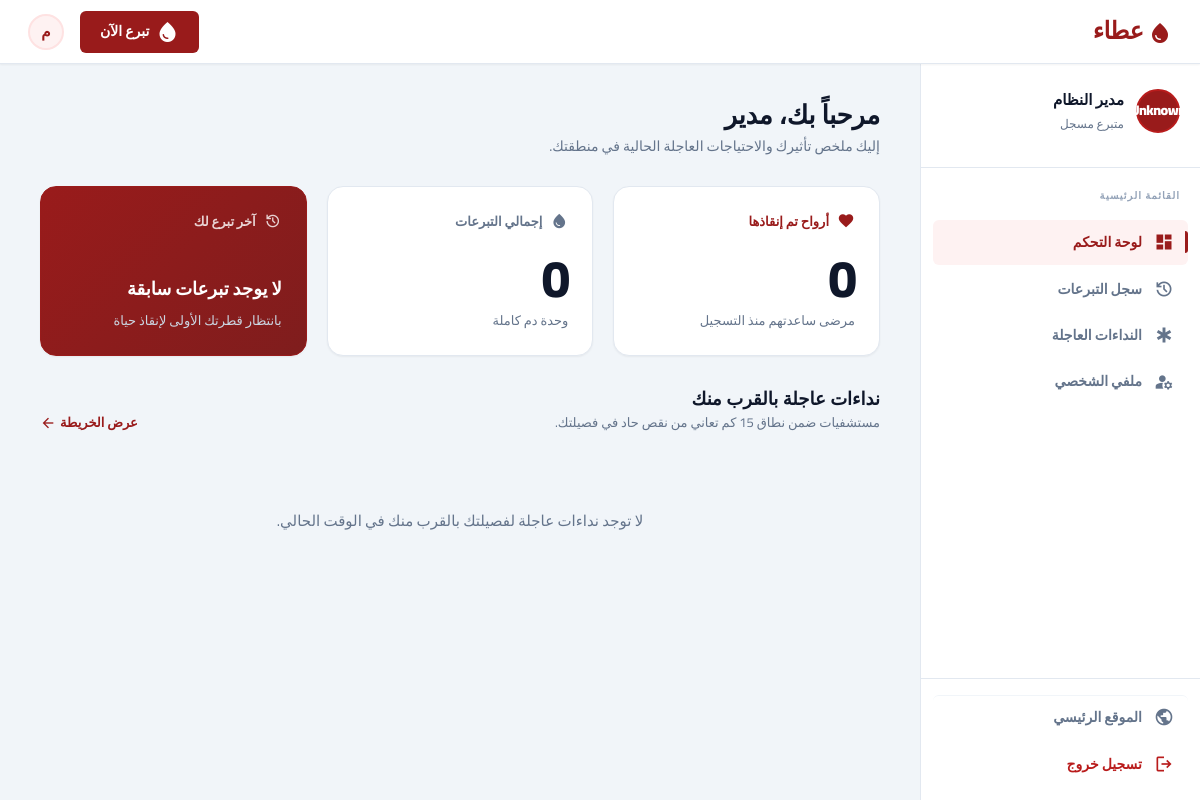
The app's page /dashboards/donor/index.php (signed in) with its own data.
### tables this page shows
CREATE TABLE `users` (
  `id` int(11) NOT NULL,
  `name` varchar(100) NOT NULL,
  `email` varchar(150) NOT NULL,
  `password_hash` varchar(255) NOT NULL,
  `phone` varchar(20) NOT NULL,
  `gender` enum('male','female','unknown') DEFAULT 'unknown',
  `role` enum('donor','patient','admin') NOT NULL DEFAULT 'donor',
  `blood_type` enum('A+','A-','B+','B-','AB+','AB-','O+','O-','Unknown') DEFAULT 'Unknown',
  `latitude` decimal(10,8) DEFAULT NULL,
  `longitude` decimal(11,8) DEFAULT NULL,
  `points` int(11) DEFAULT 0,
  `created_at` timestamp NOT NULL DEFAULT current_timestamp()
);

### dashboards/donor/index.php (the view, shortened to what this page needs)
<?php
require_once '../../includes/donor_header.php';
$stmt = $pdo->prepare("SELECT name, blood_type, points, latitude, longitude, gender FROM users WHERE id = ?");
$stmt->execute([$_SESSION['user_id']]);
$user_info = $stmt->fetch();
$stmt = $pdo->prepare("SELECT COUNT(*) as total, SUM(units_donated) as units FROM donations WHERE donor_id = ? AND status = 'completed'");
$stmt->execute([$_SESSION['user_id']]);
$stats = $stmt->fetch();
$stmt = $pdo->prepare("
    SELECT d.created_at, f.name as facility_name
    FROM donations d
    JOIN blood_requests br ON d.request_id = br.id
    JOIN facilities f ON br.facility_id = f.id
    WHERE d.donor_id = ? AND d.status = 'completed'
    ORDER BY d.created_at DESC LIMIT 1
");
$stmt->execute([$_SESSION['user_id']]);
$last_donation = $stmt->fetch();
$is_eligible = true;
$next_eligible_date = null;
$user_lat = $user_info['latitude'] ?: 0;
$user_lng = $user_info['longitude'] ?: 0;
$urgent_requests = [];
if ($is_eligible) {
    $stmt = $pdo->prepare("
        SELECT br.*, f.name as facility_name,
        ( 6371 * acos( cos( radians(?) ) * cos( radians( f.latitude ) )
        * cos( radians( f.longitude ) - radians(?) ) + sin( radians(?) )
        * sin( radians( f.latitude ) ) ) ) AS distance
        FROM blood_requests br
        JOIN facilities f ON br.facility_id = f.id
        WHERE br.status = 'open'
          AND br.blood_type = ?
          AND NOT EXISTS (
              SELECT 1 FROM donations d
              WHERE d.request_id = br.id
                AND d.donor_id = ?
                AND d.status IN ('pending', 'completed', 'approved')
          )
        ORDER BY br.urgency_level DESC, distance ASC, br.created_at DESC
        LIMIT 4
    ");
    $stmt->execute([$user_lat, $user_lng, $user_lat, $user_info['blood_type'], $_SESSION['user_id']]);
    $urgent_requests = $stmt->fetchAll();
}
?>
<div class="db-page-header">
    <h1 class="db-page-title">مرحباً بك، <?php echo htmlspecialchars(explode(' ', $user_info['name'])[0]); ?></h1>
    <p class="db-page-subtitle">إليك ملخص تأثيرك والاحتياجات العاجلة الحالية في منطقتك.</p>
</div>
<div class="bento mb-lg">
    <div class="stat-card">
        <div class="stat-card__label">
            <span class="material-symbols-outlined">favorite</span>
            أرواح تم إنقاذها
        </div>
        <div>
            <div class="stat-card__number"><?php echo number_format($user_info['points']); ?></div>
            <p class="stat-card__desc">مرضى ساعدتهم منذ التسجيل</p>
        </div>
    </div>
    <div class="stat-card">
        <div class="stat-card__label stat-card__label--muted">
            <span class="material-symbols-outlined">water_drop</span>
            إجمالي التبرعات
        </div>
        <div>
            <div class="stat-card__number"><?php echo number_format($stats['total']); ?></div>
            <p class="stat-card__desc">وحدة دم كاملة</p>
        </div>
    </div>
    <div class="stat-card stat-card--dark">
        <div class="stat-card__top-row">
            <div class="stat-card__label">
                <span class="material-symbols-outlined">history</span>
                آخر تبرع لك
            </div>
        </div>
        <div>
            <?php if ($last_donation): ?>
                <div class="stat-card__appt-time"><?php echo date('Y/m/d', strtotime($last_donation['created_at'])); ?>
                </div>
                <p class="stat-card__desc" style="color: #cbd5e1;">
                    <?php echo htmlspecialchars($last_donation['facility_name']); ?></p>
            <?php else: ?>
                <div class="stat-card__appt-time" style="font-size: 18px;">لا يوجد تبرعات سابقة</div>
                <p class="stat-card__desc" style="color: #cbd5e1;">بانتظار قطرتك الأولى لإنقاذ حياة</p>
            <?php endif; ?>
        </div>
    </div>
</div>
<div class="mb-lg">
    <div class="section-header">
        <div>
            <h2 class="section-header__title">نداءات عاجلة بالقرب منك</h2>
            <p class="section-header__sub">مستشفيات ضمن نطاق 15 كم تعاني من نقص حاد في فصيلتك.</p>
        </div>
        <a href="<?php echo BASE_URL; ?>/dashboards/donor/urgent.php" class="section-header__link">
            عرض الخريطة <span class="material-symbols-outlined">arrow_back</span>
        </a>
    </div>
    <div class="bento bento--2col">
        <?php if (!$is_eligible): ?>
            <div class="empty-state col-span-full" style="background: #fffbeb; border: 1px solid #fde68a;">
                <span class="material-symbols-outlined text-warning mb-sm" style="font-size: 32px;">health_and_safety</span>
                <h3 class="font-bold mb-xs">فترة نقاهة طبية</h3>
                <p class="text-secondary text-sm">
                    حفاظاً على صحتك، لا يمكنك التبرع بالدم حالياً.
                    ستكون مؤهلاً للتبرع مجدداً ابتداءً من تاريخ <strong
                        dir="ltr"><?php echo $next_eligible_date; ?></strong>.
                </p>
            </div>
        <?php else: ?>
            <div class="empty-state col-span-full">
                لا توجد نداءات عاجلة لفصيلتك بالقرب منك في الوقت الحالي.
            </div>
        <?php endif; ?>
    </div>
</div>
<?php require_once '../../includes/donor_footer.php'; ?>

### includes/donor_header.php (shortened to what this page needs)
<?php
require_once 'db_connect.php';
$stmt = $pdo->prepare("SELECT name, blood_type FROM users WHERE id = ?");
$stmt->execute([$_SESSION['user_id']]);
$donor_header_info = $stmt->fetch();
$first_name   = explode(' ', $donor_header_info['name'])[0];
$current_page = basename($_SERVER['PHP_SELF']);
?>
<!DOCTYPE html>
<html lang="ar" dir="rtl">
<head>
    <link rel="stylesheet" href="<?php echo BASE_URL; ?>/assets/css/style.css?v=24">
</head>
<body class="admin-page">
<div class="db-topbar">
    <div class="db-topbar__inner">
        <div class="db-topbar__start">
            <a href="<?php echo BASE_URL; ?>/index.php" class="db-topbar__brand">
                <span class="material-symbols-outlined">water_drop</span>
                عطاء
            </a>
        </div>
        <div class="db-topbar__actions">
            <a href="<?php echo BASE_URL; ?>/dashboards/donor/urgent.php" class="db-topbar__donate">
                <span class="material-symbols-outlined">water_drop</span>
                تبرع الآن
            </a>
            <div class="db-topbar__avatar">
                <?php echo mb_substr($first_name, 0, 1, "UTF-8"); ?>
            </div>
        </div>
    </div>
</div>
<div class="db-layout">
    <aside class="db-sidebar" id="adminSidebar">
        <div class="db-sidebar__profile">
            <div class="db-sidebar__profile-row">
                <div class="db-sidebar__profile-avatar db-sidebar__profile-avatar--blood">
                    <?php echo htmlspecialchars($donor_header_info['blood_type'] ?: '?'); ?>
                </div>
                <div class="db-sidebar__profile-info">
                    <div class="db-sidebar__profile-name"><?php echo htmlspecialchars($donor_header_info['name']); ?></div>
                    <div class="db-sidebar__profile-role">متبرع مسجل</div>
                </div>
            </div>
        </div>
        <p class="db-sidebar__section-title">القائمة الرئيسية</p>
        <nav class="db-sidebar__nav">
            <a href="<?php echo BASE_URL; ?>/dashboards/donor/index.php"
               class="db-sidebar__link <?php echo ($current_page == 'index.php') ? 'is-active' : ''; ?>">
                <span class="material-symbols-outlined">dashboard</span>
                لوحة التحكم
            </a>
            <a href="<?php echo BASE_URL; ?>/dashboards/donor/history.php"
               class="db-sidebar__link <?php echo ($current_page == 'history.php') ? 'is-active' : ''; ?>">
                <span class="material-symbols-outlined">history</span>
                سجل التبرعات
            </a>
            <a href="<?php echo BASE_URL; ?>/dashboards/donor/urgent.php"
               class="db-sidebar__link <?php echo ($current_page == 'urgent.php') ? 'is-active' : ''; ?>">
                <span class="material-symbols-outlined">emergency</span>
                النداءات العاجلة
            </a>
            <a href="<?php echo BASE_URL; ?>/dashboards/donor/profile.php"
               class="db-sidebar__link <?php echo ($current_page == 'profile.php') ? 'is-active' : ''; ?>">
                <span class="material-symbols-outlined">manage_accounts</span>
                ملفي الشخصي
            </a>
        </nav>
        <div class="db-sidebar__footer">
            <a href="<?php echo BASE_URL; ?>/index.php" class="db-sidebar__link db-sidebar__link--home">
                <span class="material-symbols-outlined">public</span>
                الموقع الرئيسي
            </a>
            <a href="<?php echo BASE_URL; ?>/auth/logout.php"
               class="db-sidebar__link db-sidebar__link--danger"
               data-logout>
                <span class="material-symbols-outlined">logout</span>
                تسجيل خروج
            </a>
        </div>
    </aside>
    <main class="db-main">

### assets/css/style.css (style rules this page uses)
*, *::before, *::after { margin: 0; padding: 0; box-sizing: border-box; }
html { scroll-behavior: smooth; }
body { font-family: var(--font-body); background-color: var(--bg-main); color: var(--text-primary); direction: rtl; line-height: 1.6; min-height: 100vh; display: flex; flex-direction: column; -webkit-font-smoothing: antialiased; }
h1, h2, h3, h4, h5, h6 { font-family: var(--font-heading); font-weight: 700; line-height: 1.2; }
.material-symbols-outlined { font-variation-settings: 'FILL' 1, 'wght' 400, 'GRAD' 0, 'opsz' 24; vertical-align: middle; }
.admin-page { background-color: var(--slate-100, #f1f5f9); }

### assets/css/variables.css (style rules this page uses)
:root { --primary: #b52619; --primary-light: #ff5449; --primary-dark: #8b0000; --primary-bg: #ffebe9; --secondary: #5d5e66; --secondary-bg: #f3f3f4; --error: #ba1a1a; --error-bg: #ffdad6; --success: #2e7d32; --success-bg: #e8f5e9; --warning: #f57f17; --warning-bg: #fff3e0; --bg-main: #f9f9f9; --surface: #ffffff; --surface-hover: #f3f4f6; --border: #e2e2e2; --text-primary: #1a1c1c; --text-secondary: #5a5d66; --text-muted: #8e9099; --text-on-primary: #ffffff; --font-heading: 'Tajawal', sans-serif; --font-body: 'Cairo', sans-serif; --space-xs: 0.5rem; --space-sm: 1rem; --space-md: 1.5rem; --space-lg: 2rem; --space-xl: 3rem; --radius-sm: 8px; --radius-md: 12px; --radius-lg: 20px; --radius-full: 9999px; --shadow-sm: 0 2px 4px rgba(0,0,0,0.05); --shadow-md: 0 10px 20px rgba(181, 38, 25, 0.05); --shadow-lg: 0 30px 60px -15px rgba(139, 0, 0, 0.08); --transition-fast: 0.2s ease-in-out; --transition-smooth: 0.3s cubic-bezier(0.4, 0, 0.2, 1); }

### assets/css/layout.css (style rules this page uses)
.mb-lg { margin-bottom: var(--space-lg); }

### records on screen
users: name "م", blood_type "Unknown", name "مدير النظام", name "مدير", points "0"

### other values on screen
$stats['total'] "0"
